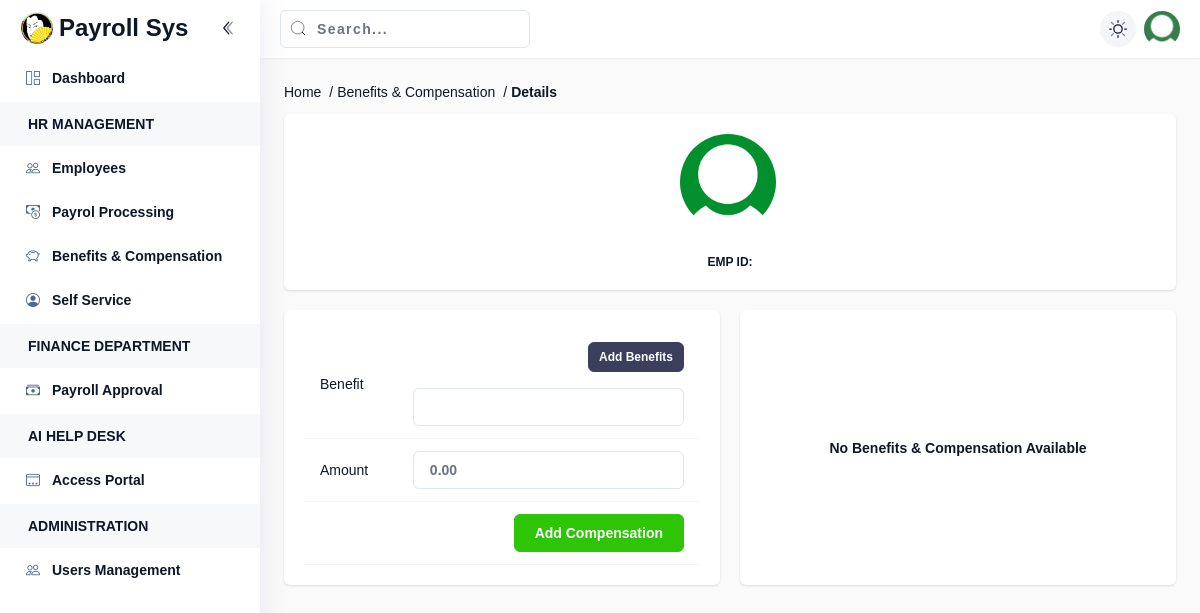
The app's page /benefits-compensation/details?emp_id=EMP0001 (signed in), older data.
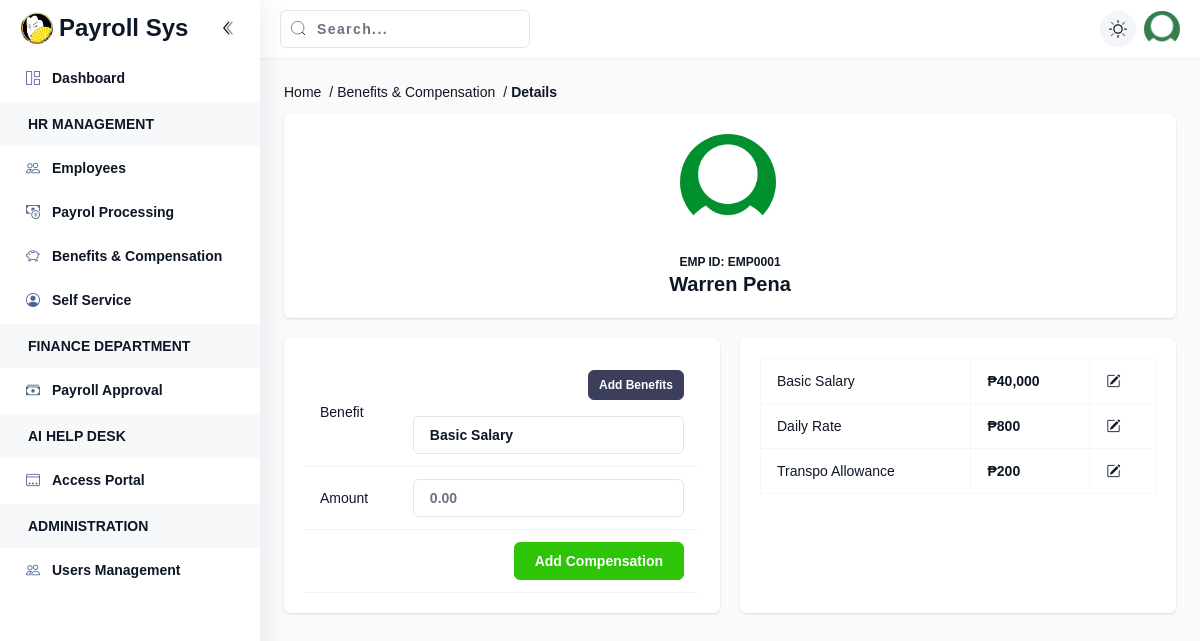
The same page, newer data.
### tables this page shows
CREATE TABLE `employees` (
  `id` int NOT NULL,
  `employee_id` char(30) NOT NULL,
  `firstname` varchar(25) DEFAULT NULL,
  `lastname` varchar(25) DEFAULT NULL,
  `profile` varchar(50) DEFAULT NULL,
  `email` varchar(50) DEFAULT NULL,
  `contact` varchar(15) DEFAULT NULL,
  `position` varchar(30) DEFAULT NULL,
  `birthdate` date DEFAULT NULL,
  `gender` varchar(10) DEFAULT NULL,
  `civil_status` varchar(10) DEFAULT NULL,
  `address` text,
  `sss` varchar(20) DEFAULT NULL,
  `tin` varchar(20) DEFAULT NULL,
  `philhealth` varchar(20) DEFAULT NULL,
  `pagibig` varchar(20) DEFAULT NULL,
  `status` varchar(25) DEFAULT NULL,
  `approved` tinyint(1) DEFAULT NULL,
  `created_at` datetime DEFAULT NULL,
  `updated_at` datetime DEFAULT NULL,
  `registered_at` datetime DEFAULT NULL
);

CREATE TABLE `benefits_compensation` (
  `id` int NOT NULL,
  `employee_id` char(30) NOT NULL,
  `type` varchar(30) NOT NULL,
  `amount` decimal(10,2) NOT NULL,
  `remark` varchar(30) NOT NULL,
  `created_at` datetime NOT NULL,
  `updated_at` datetime DEFAULT NULL,
  `updated_by` char(50) NOT NULL
);

### app/core/functions.php (called while the page is built, shortened)
<?php
function PAGE($index = 0)
{
    $url = $_GET['url'] ?? 'index';
    $url = filter_var($url, FILTER_SANITIZE_URL);
    $arr = explode('/', $url);
    return $arr[$index] ?? null;
}
function VIEW($path, $page)
{
    $page = ucfirst($page) . '.php';
    if (file_exists($path . $page)) {
        return ($path . $page);
    } else {
        return '404';
    }
}

### page/Benefits-compensation.php (called while the page is built)
<?php
    ViewPage("benefits", "list");
?>

### app/core/connection.php (called while the page is built)
<?php
return [
    "DB_HOST" => 'localhost',
    "DB_USER" => 'root',
    "DB_PASSWORD" => '',
    "DB_NAME" => 'payroll'
];

### app/core/database.php (called while the page is built, shortened)
<?php
class Database
{
	public $DB;
    private $DB_HOST;
    private $DB_USER;
    private $DB_PASSWORD;
    private $DB_NAME;
    function __construct()
    {
        $connection = include __DIR__ . '/connection.php';
        $this->DB_HOST = $connection['DB_HOST'] ?? 'localhost';
        $this->DB_USER = $connection['DB_USER'] ?? 'root';
        $this->DB_PASSWORD = $connection['DB_PASSWORD'] ?? '';
        $this->DB_NAME = $connection['DB_NAME'] ?? '';
    }
	public function DB_CONNECTION()
	{
        try{
            $this->DB = new mysqli($this->DB_HOST, $this->DB_USER, $this->DB_PASSWORD, $this->DB_NAME);
        }catch(Exception $e){
            die('
                <!DOCTYPE html>
                <html lang="en">
                    <head>
                        <meta charset="UTF-8">
                        <meta name="viewport" content="width=device-width, initial-scale=1.0">
                        <title>Application Error</title>
                        <link rel="stylesheet" href="https://cdn.jsdelivr.net/npm/bootstrap@5.3.0/dist/css/bootstrap.min.css">
                    </head>
                    <body class="min-vh-100 d-flex align-items-center">
                        <div class="container text-center">
                            <div class="row justify-content-center">
                                <div class="col-md-6">
                                    <p class="lead">Something went wrong</p>
                                    <p class="mb-1 small">We\'re sorry, but an unexpected error occurred.</p>
                                    <code>'.$e->getMessage().'</code>
                                </div>
                            </div>
                        </div>
                    </body>
                </html>
            ');
        }
	}
	public function SELECT($table, $fields = '*', $options = '')
	{
		$query = "SELECT {$fields} FROM {$table} {$options} ";
		$result = $this->DB->query($query) or die("Cannot execute SELECT command: " . $this->DB->error);
		$data = $result->fetch_all(MYSQLI_ASSOC);
		return $data;
	}
	public function SELECT_WHERE($table, $fields, $where, $options = '')
	{
		$condition = "";
		foreach ($where as $key => $value) {
			$condition .= $key . " = '" . $value . "' AND ";
		}
		$condition = substr($condition, 0, -5);
		$query = "SELECT {$fields} FROM {$table} WHERE {$condition} {$options}";
		$result = $this->DB->query($query) or die("Cannot execute SELECT_WHERE command: " . $this->DB->error);
		$data = $result->fetch_all(MYSQLI_ASSOC);
		return $data;
	}
	public function SELECT_ONE_WHERE($table, $fields, $where, $options = null)
	{
		$condition = "";
		foreach ($where as $key => $value) {
			$condition .= $key . " = '" . $value . "' AND ";
		}
		$condition = substr($condition, 0, -5);
		$query = "SELECT {$fields} FROM {$table} WHERE {$condition} {$options} LIMIT 1";
		$result = $this->DB->query($query) or die("Cannot execute SELECT_ONE_WHERE command: " . $this->DB->error);
		$data = $result->fetch_assoc();
		return $data;
	}
}

### app/init.php (called while the page is built, shortened)
<?php
require_once("core/functions.php");
require_once("core/utils.php");
require_once("core/database.php");
$DB = new Database();

### app/core/utils.php (called while the page is built, shortened)
<?php
function PESO($int, $decimal = 0){
    if($decimal == 0){
        return '₱'.number_format($int);
    }else{
        return '₱'.number_format($int, $decimal);
    }
}

### page/benefits/Details.php (the view, shortened to what the changed rows need)
<?php
    $employee_id =  $_GET['emp_id'] ?? null;
    $employee = $DB->SELECT_ONE_WHERE("employees", "*", ["employee_id" => $employee_id]);
    $benefits = $DB->SELECT("benefits","*");
    $benefits_compensation = $DB->SELECT_WHERE("benefits_compensation","*", ["employee_id" => $employee_id]);
?>
<div class="page-content">
    <?php
        Breadcrumb([
            ['label' => 'Home', 'url' => '/dashboard'],
            ['label' => 'Benefits & Compensation', 'url' => '/benefits-compensation'],
            ['label' => 'Details'],
        ]);
    ?>
    <div class="panel h-full flex-col mb-5">
        <div class="flex flex-col items-center justify-center">
            <div class="flex flex-col items-center justify-center">
                <div class="w-[100px] mb-2" id="previewPicture">
                    <img src="<?= DOMAIN ?>/upload/profile/default.png" alt="image" id="profileImage" class="mb-4 h-24 w-24 rounded-full object-cover">
                </div>
                <div class="text-xs font-bold">EMP ID: <?=$employee['employee_id']?></div>
                <h2 class="text-xl font-bold"><?=$employee['firstname'].' '.$employee['lastname']?></h2>
            </div>
        </div>
    </div>
    <div class="mb-5 grid grid-cols-1 gap-5 lg:grid-cols-2 xl:grid-cols-2">
        <div class="panel">
            <table>
                <tr>
                    <td>Benefit</td>
                    <td>
                        <div class="flex justify-end">
                            <button class="btn btn-dark btn-sm mb-4" id="btnAddBenefit">Add Benefits</button>
                        </div>
                        <select class="form-input" id="benefit_type">
                            <?php foreach($benefits as $benefit){ ?>
                                <option><?=$benefit['type']?></option>
                            <?php } ?>
                        </select>
                    </td>
                </tr>
                <tr>
                    <td>Amount</td>
                    <td>
                        <input type="number" id="benefit_amount" class="form-input" placeholder="0.00">
                    </td>
                </tr>
                <tr>
                    <td colspan="1"></td>
                    <td class="flex justify-end">
                        <button class="btn btn-primary" id="btnAddCompensation">Add Compensation</button>
                    </td>
                </tr>
            </table>
        </div>
        <div class="panel">
            <?php if(empty($benefits_compensation)){ ?>
                <div class="flex items-center justify-center h-full">
                    <div class="font-bold">No Benefits & Compensation Available</div>
                </div>
            <?php }else{ ?>
                <table class="table-bordered">
                    <?php foreach($benefits_compensation as $data){ ?>
                        <tr>
                            <td><?=$data['type']?></td>
                            <td class="font-bold"><?=PESO($data['amount'])?></td>
                            <td><i class="bi bi-pencil-square btnEdit" data-benefit_id="<?=$data['id']?>"></i></td>
                        </tr>
                    <?php } ?>
                </table>
            <?php } ?>
        </div>
    </div>
</div>

### page/_component/app.php (shortened to what the changed rows need)
<?php
function ViewPage($folder, $index){
    $GET_PAGE = PAGE(1);
    if(isset($GET_PAGE)){
        if(VIEW('page/'.$folder.'/', $GET_PAGE) == '404'){
            include_once('page/404.php');
        }else{
            include_once(VIEW('page/'.$folder.'/', $GET_PAGE));
        }
    }else{
        include_once('page/'.$folder.'/'.ucfirst($index).'.php');
    }
}
    ?>
    <?php
function Breadcrumb($items) {
    $currentPath = parse_url($_SERVER['REQUEST_URI'], PHP_URL_PATH);
    echo '<ul class="flex space-x-2 rtl:space-x-reverse mb-3">';
    foreach ($items as $index => $item) {
        $isActive = false;
        if (isset($item['route'])) {
            $isActive = (rtrim($item['route'], '/') === rtrim($currentPath, '/'));
        } elseif (isset($item['url'])) {
            $isActive = (rtrim($item['url'], '/') === rtrim($currentPath, '/'));
        }
        $activeClass = $isActive ? 'text-primary font-semibold' : 'text-[#888EA8]';
        $separatorClass = $index !== 0 ? 'before:content-[\'/\'] ltr:before:mr-1 rtl:before:ml-1' : '';
        echo "<li class=\"$separatorClass\">";
        if (isset($item['route'])) {
            echo '<a href="' . $item['route'] . '" class="hover:underline ' . $activeClass . '">' . $item['label'] . '</a>';
        } elseif (isset($item['url'])) {
            echo '<a href="' . $item['url'] . '" class="hover:underline ' . $activeClass . '">' . $item['label'] . '</a>';
        } else {
            echo '<span class="font-semibold ' . $activeClass . '">' . $item['label'] . '</span>';
        }
        echo '</li>';
    }
    echo '</ul>';
}
    ?>
    <?php
    function NavSection($title, $icon = null) {
    ?>
    <h2 class="-mx-4 mb-1 flex items-center bg-white-light/30 px-7 py-3 font-extrabold uppercase dark:bg-dark dark:bg-opacity-[0.08]">
        <span><?= htmlspecialchars($title) ?></span>
    </h2>
    <?php
}

Row changes from the older to the newer data that the page shows:
added employees: employee "EMP0001", firstname "Warren", lastname "Pena"
added benefits_compensation: type "Basic Salary", amount "₱40,000"
added benefits_compensation: type "Daily Rate", amount "₱800"
added benefits_compensation: type "Transpo Allowance", amount "₱200"
Text that changed along with them:
form field value: (not shown) → "Basic Salary"
text no longer shown: "No Benefits & Compensation Available"
